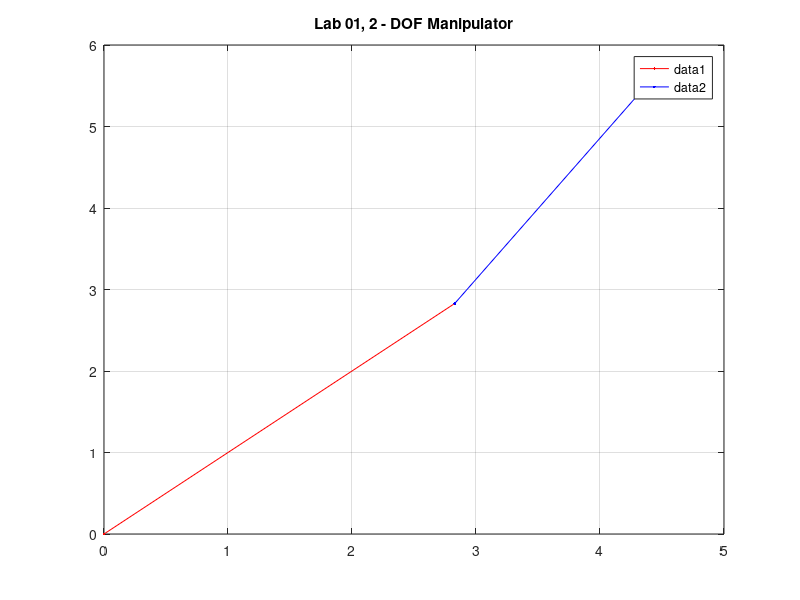

MATLAB code for this plot:
x1 = [0, (4*cosd(45))];
y1 = [0, (4*sind(45))];
x2 =[(4*cosd(45)) , (4*cosd(45)) + (3*cosd(60))];
y2 = [(4*sind(45)) , (4*sind(45)) + (3*sind(60))];
plot(x1,y1,'r.-') 
hold on 
plot(x2,y2,'b.-') 
hold off 
grid on 
title('Lab 01, 2 - DOF Manipulator') 
legend('show','Link-1','Link-2') 